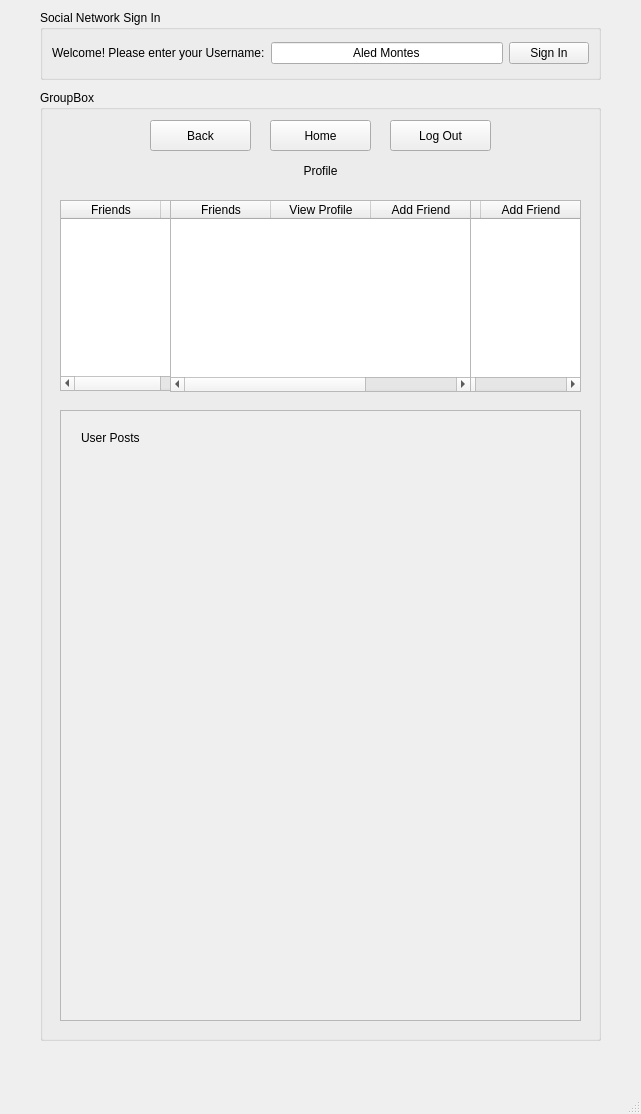
<?xml version="1.0" encoding="UTF-8"?>
<ui version="4.0">
 <class>MainWindow</class>
 <widget class="QMainWindow" name="MainWindow">
  <property name="geometry">
   <rect>
    <x>0</x>
    <y>0</y>
    <width>641</width>
    <height>1114</height>
   </rect>
  </property>
  <property name="windowTitle">
   <string>MainWindow</string>
  </property>
  <widget class="QWidget" name="centralwidget">
   <widget class="QGroupBox" name="MainUser">
    <property name="geometry">
     <rect>
      <x>40</x>
      <y>90</y>
      <width>561</width>
      <height>951</height>
     </rect>
    </property>
    <property name="title">
     <string>GroupBox</string>
    </property>
    <widget class="QTableWidget" name="MainFriends">
     <property name="geometry">
      <rect>
       <x>20</x>
       <y>110</y>
       <width>201</width>
       <height>191</height>
      </rect>
     </property>
     <property name="editTriggers">
      <set>QAbstractItemView::DoubleClicked</set>
     </property>
     <attribute name="verticalHeaderVisible">
      <bool>false</bool>
     </attribute>
     <column>
      <property name="text">
       <string>Friends</string>
      </property>
     </column>
     <column>
      <property name="text">
       <string>Visit Profile</string>
      </property>
     </column>
    </widget>
    <widget class="QTableWidget" name="MainSuggFriends">
     <property name="geometry">
      <rect>
       <x>240</x>
       <y>110</y>
       <width>301</width>
       <height>192</height>
      </rect>
     </property>
     <attribute name="verticalHeaderVisible">
      <bool>false</bool>
     </attribute>
     <column>
      <property name="text">
       <string>Suggested Friend</string>
      </property>
     </column>
     <column>
      <property name="text">
       <string>Visit Profile</string>
      </property>
     </column>
     <column>
      <property name="text">
       <string>Add Friend</string>
      </property>
     </column>
    </widget>
    <widget class="QPushButton" name="LogOut">
     <property name="geometry">
      <rect>
       <x>350</x>
       <y>30</y>
       <width>101</width>
       <height>31</height>
      </rect>
     </property>
     <property name="text">
      <string>Log Out</string>
     </property>
    </widget>
    <widget class="QTableWidget" name="UserFriends">
     <property name="geometry">
      <rect>
       <x>130</x>
       <y>110</y>
       <width>301</width>
       <height>192</height>
      </rect>
     </property>
     <property name="editTriggers">
      <set>QAbstractItemView::DoubleClicked</set>
     </property>
     <attribute name="verticalHeaderVisible">
      <bool>false</bool>
     </attribute>
     <column>
      <property name="text">
       <string>Friends</string>
      </property>
     </column>
     <column>
      <property name="text">
       <string>View Profile</string>
      </property>
     </column>
     <column>
      <property name="text">
       <string>Add Friend</string>
      </property>
     </column>
    </widget>
    <widget class="QPushButton" name="Home">
     <property name="geometry">
      <rect>
       <x>230</x>
       <y>30</y>
       <width>101</width>
       <height>31</height>
      </rect>
     </property>
     <property name="text">
      <string>Home</string>
     </property>
    </widget>
    <widget class="QPushButton" name="UserBack">
     <property name="geometry">
      <rect>
       <x>110</x>
       <y>30</y>
       <width>101</width>
       <height>31</height>
      </rect>
     </property>
     <property name="text">
      <string>Back</string>
     </property>
    </widget>
    <widget class="QLabel" name="UsersName">
     <property name="geometry">
      <rect>
       <x>130</x>
       <y>70</y>
       <width>301</width>
       <height>21</height>
      </rect>
     </property>
     <property name="text">
      <string>Profile</string>
     </property>
     <property name="alignment">
      <set>Qt::AlignCenter</set>
     </property>
    </widget>
    <widget class="QScrollArea" name="scrollArea">
     <property name="geometry">
      <rect>
       <x>20</x>
       <y>320</y>
       <width>521</width>
       <height>611</height>
      </rect>
     </property>
     <property name="widgetResizable">
      <bool>true</bool>
     </property>
     <widget class="QWidget" name="scrollAreaWidgetContents">
      <property name="geometry">
       <rect>
        <x>0</x>
        <y>0</y>
        <width>519</width>
        <height>609</height>
       </rect>
      </property>
      <widget class="QLabel" name="MainPosts">
       <property name="geometry">
        <rect>
         <x>20</x>
         <y>20</y>
         <width>481</width>
         <height>371</height>
        </rect>
       </property>
       <property name="text">
        <string>User Posts</string>
       </property>
       <property name="alignment">
        <set>Qt::AlignLeading|Qt::AlignLeft|Qt::AlignTop</set>
       </property>
      </widget>
     </widget>
    </widget>
   </widget>
   <widget class="QGroupBox" name="SingInScreen">
    <property name="geometry">
     <rect>
      <x>40</x>
      <y>10</y>
      <width>561</width>
      <height>70</height>
     </rect>
    </property>
    <property name="title">
     <string>Social Network Sign In</string>
    </property>
    <layout class="QGridLayout" name="gridLayout">
     <item row="0" column="0">
      <widget class="QLabel" name="NamePrompt">
       <property name="text">
        <string>Welcome! Please enter your Username:</string>
       </property>
      </widget>
     </item>
     <item row="0" column="1">
      <widget class="QLineEdit" name="NameInput">
       <property name="text">
        <string>Aled Montes</string>
       </property>
       <property name="alignment">
        <set>Qt::AlignCenter</set>
       </property>
      </widget>
     </item>
     <item row="0" column="2">
      <widget class="QPushButton" name="SignIn">
       <property name="text">
        <string>Sign In</string>
       </property>
      </widget>
     </item>
    </layout>
   </widget>
  </widget>
  <widget class="QMenuBar" name="menubar">
   <property name="geometry">
    <rect>
     <x>0</x>
     <y>0</y>
     <width>641</width>
     <height>24</height>
    </rect>
   </property>
  </widget>
  <widget class="QStatusBar" name="statusbar"/>
 </widget>
 <resources/>
 <connections/>
</ui>
